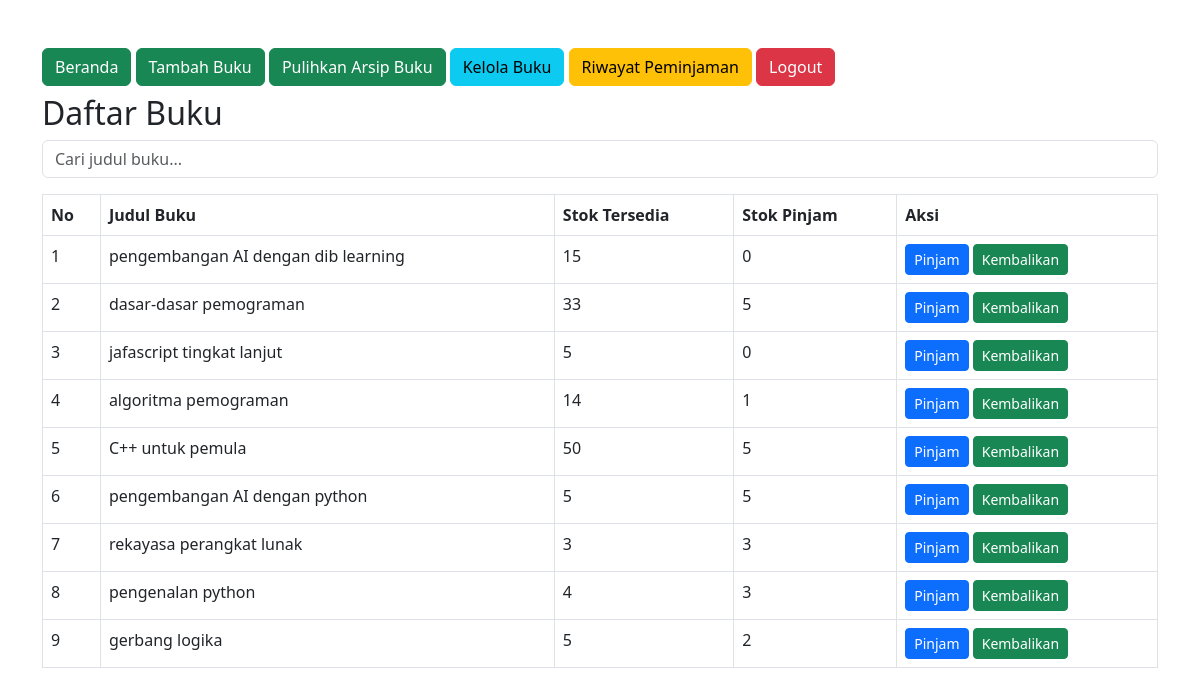
The app's page /script2.php with its own data.
### tables this page shows
CREATE TABLE `buku` (
  `id` int(10) UNSIGNED NOT NULL,
  `judul_buku` varchar(100) NOT NULL,
  `stok` int(11) NOT NULL DEFAULT 0,
  `stok_pinjam` int(11) NOT NULL DEFAULT 0,
  `status` enum('aktif','nonaktif') DEFAULT 'aktif'
);

### script2.php (the view, shortened to what this page needs)
<?php include 'config.php'; ?>
<!DOCTYPE html>
<html>
<head>
    <link rel="stylesheet" href="https://cdn.jsdelivr.net/npm/bootstrap@5.3.0/dist/css/bootstrap.min.css">
</head>
<body class="p-4">
<div class="container mt-4">
    <a href="admin_dashboard.php" class="btn btn-success mb-2">Beranda</a>
    <a href="form_buku.php" class="btn btn-success mb-2">Tambah Buku</a>
    <a href="arsip.php" class="btn btn-success mb-2">Pulihkan Arsip Buku</a>
    <a href="manage.php" class="btn btn-info mb-2">Kelola Buku</a>
    <a href="script.php" class="btn btn-warning mb-2">Riwayat Peminjaman</a>
    <a href="logout.php" class="btn btn-danger mb-2">Logout</a>
    <h2>Daftar Buku</h2>
    <form method="GET" class="mb-3">
        <input type="text" name="search" class="form-control" placeholder="Cari judul buku..." value="<?= $_GET['search'] ?? '' ?>">
    </form>
    <?php
    $search = $_GET['search'] ?? '';
    $stmt = $conn->prepare("SELECT * FROM buku WHERE status = 'aktif' AND judul_buku LIKE :search");
    $stmt->execute([':search' => "%$search%"]);
    $buku = $stmt->fetchAll();
    ?>
    <table class="table table-bordered">
        <thead>
            <tr>
                <th>No</th>
                <th>Judul Buku</th>
                <th>Stok Tersedia</th>
                <th>Stok Pinjam</th>
                <th>Aksi</th>
            </tr>
        </thead>
        <tbody>
            <?php foreach ($buku as $index => $item): ?>
                <tr>
                    <td><?= $index + 1 ?></td>
                    <td><?= htmlspecialchars($item['judul_buku']) ?></td>
                    <td><?= $item['stok'] ?></td>
                    <td><?= $item['stok_pinjam'] ?></td>
                    <td>
                        <button class="btn btn-primary btn-sm pinjam" data-id="<?= $item['id'] ?>">Pinjam</button>
                        <button class="btn btn-success btn-sm kembalikan" data-id="<?= $item['id'] ?>">Kembalikan</button>
                    </td>
                </tr>
            <?php endforeach; ?>
        </tbody>
    </table>
</div>
</body>
</html>

### records on screen
buku: judul_buku "pengembangan AI dengan dib learning", stok "15", stok_pinjam "0"
buku: judul_buku "dasar-dasar pemograman", stok "33", stok_pinjam "5"
buku: judul_buku "jafascript tingkat lanjut", stok "5", stok_pinjam "0"
buku: judul_buku "algoritma pemograman", stok "14", stok_pinjam "1"
buku: judul_buku "C++ untuk pemula", stok "50", stok_pinjam "5"
buku: judul_buku "pengembangan AI dengan python", stok "5", stok_pinjam "5"
buku: judul_buku "rekayasa perangkat lunak", stok "3", stok_pinjam "3"
buku: judul_buku "pengenalan python", stok "4", stok_pinjam "3"
buku: judul_buku "gerbang logika", stok "5", stok_pinjam "2"
